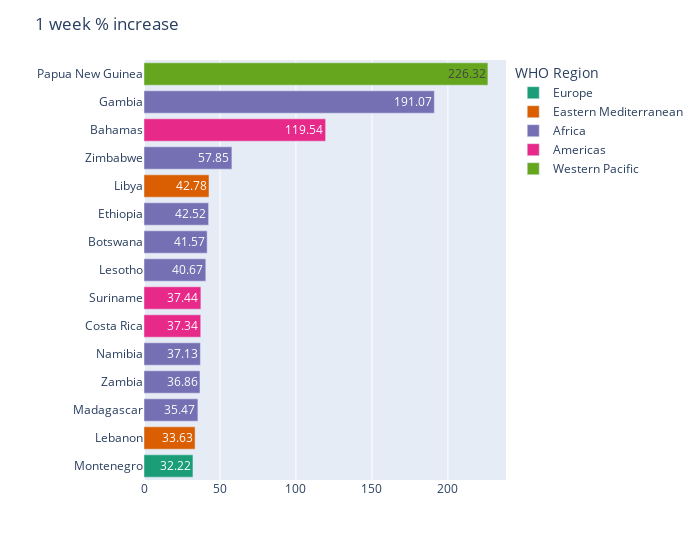

Notebook cell for this chart:
### Code cell
import plotly.express as px
import plotly.graph_objs as go
from plotly.subplots import make_subplots
from plotly.offline import plot, iplot, init_notebook_mode

df = pd.read_csv(r'/Users/home/Desktop/Spring-2022/MIS 6346 - BigData/Project/country_wise_latest.csv')
df['death/confirmed'] = (df['Deaths']/df['Confirmed'])*100
#print(df.head(10))
def plot_hbar(df, col, n, hover_data=[]):
    fig = px.bar(df.sort_values(col).tail(n), 
                 x=col, y="Country/Region", color='WHO Region',  
                 text=col, orientation='h', width=700, hover_data=hover_data,
                 color_discrete_sequence = px.colors.qualitative.Dark2)
    fig.update_layout(title=col, xaxis_title="", yaxis_title="", 
                      yaxis_categoryorder = 'total ascending',
                      uniformtext_minsize=8, uniformtext_mode='hide')
    fig.show()
    
plot_hbar(df, '1 week % increase', 15)

### Figure 1 — Plotly figure (JSON) as saved in the notebook; plotly's stock layout.template omitted (floating-point values rounded to 4 significant figures)
{"data": [{"alignmentgroup": "True", "hovertemplate": "WHO Region=Europe<br>1 week % increase=%{text}<br>Country/Region=%{y}<extra></extra>", "legendgroup": "Europe", "marker": {"color": "rgb(27,158,119)", "pattern": {"shape": ""}}, "name": "Europe", "offsetgroup": "Europe", "orientation": "h", "showlegend": true, "text": [32.22], "textposition": "auto", "type": "bar", "x": [32.22], "xaxis": "x", "y": ["Montenegro"], "yaxis": "y"}, {"alignmentgroup": "True", "hovertemplate": "WHO Region=Eastern Mediterranean<br>1 week % increase=%{text}<br>Country/Region=%{y}<extra></extra>", "legendgroup": "Eastern Mediterranean", "marker": {"color": "rgb(217,95,2)", "pattern": {"shape": ""}}, "name": "Eastern Mediterranean", "offsetgroup": "Eastern Mediterranean", "orientation": "h", "showlegend": true, "text": [33.63, 42.78], "textposition": "auto", "type": "bar", "x": [33.63, 42.78], "xaxis": "x", "y": ["Lebanon", "Libya"], "yaxis": "y"}, {"alignmentgroup": "True", "hovertemplate": "WHO Region=Africa<br>1 week % increase=%{text}<br>Country/Region=%{y}<extra></extra>", "legendgroup": "Africa", "marker": {"color": "rgb(117,112,179)", "pattern": {"shape": ""}}, "name": "Africa", "offsetgroup": "Africa", "orientation": "h", "showlegend": true, "text": [35.47, 36.86, 37.13, 40.67, 41.57, 42.52, 57.85, 191.1], "textposition": "auto", "type": "bar", "x": [35.47, 36.86, 37.13, 40.67, 41.57, 42.52, 57.85, 191.1], "xaxis": "x", "y": ["Madagascar", "Zambia", "Namibia", "Lesotho", "Botswana", "Ethiopia", "Zimbabwe", "Gambia"], "yaxis": "y"}, {"alignmentgroup": "True", "hovertemplate": "WHO Region=Americas<br>1 week % increase=%{text}<br>Country/Region=%{y}<extra></extra>", "legendgroup": "Americas", "marker": {"color": "rgb(231,41,138)", "pattern": {"shape": ""}}, "name": "Americas", "offsetgroup": "Americas", "orientation": "h", "showlegend": true, "text": [37.34, 37.44, 119.5], "textposition": "auto", "type": "bar", "x": [37.34, 37.44, 119.5], "xaxis": "x", "y": ["Costa Rica", "Suriname", "Bahamas"], "yaxis": "y"}, {"alignmentgroup": "True", "hovertemplate": "WHO Region=Western Pacific<br>1 week % increase=%{text}<br>Country/Region=%{y}<extra></extra>", "legendgroup": "Western Pacific", "marker": {"color": "rgb(102,166,30)", "pattern": {"shape": ""}}, "name": "Western Pacific", "offsetgroup": "Western Pacific", "orientation": "h", "showlegend": true, "text": [226.3], "textposition": "auto", "type": "bar", "x": [226.3], "xaxis": "x", "y": ["Papua New Guinea"], "yaxis": "y"}], "layout": {"barmode": "relative", "legend": {"title": {"text": "WHO Region"}, "tracegroupgap": 0}, "margin": {"t": 60}, "title": {"text": "1 week % increase"}, "uniformtext": {"minsize": 8, "mode": "hide"}, "width": 700, "xaxis": {"anchor": "y", "domain": [0, 1], "title": {"text": ""}}, "yaxis": {"anchor": "x", "categoryorder": "total ascending", "domain": [0, 1], "title": {"text": ""}}}}
